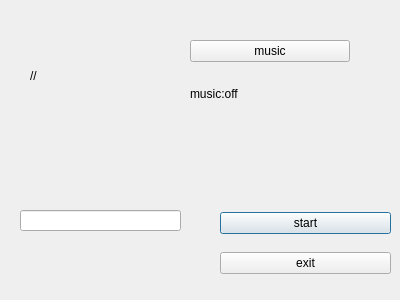
<?xml version="1.0" encoding="UTF-8"?>
<ui version="4.0">
 <class>main_menu</class>
 <widget class="QDialog" name="main_menu">
  <property name="geometry">
   <rect>
    <x>0</x>
    <y>0</y>
    <width>400</width>
    <height>300</height>
   </rect>
  </property>
  <property name="windowTitle">
   <string>Dialog</string>
  </property>
  <widget class="QWidget" name="verticalLayoutWidget">
   <property name="geometry">
    <rect>
     <x>220</x>
     <y>200</y>
     <width>171</width>
     <height>86</height>
    </rect>
   </property>
   <layout class="QVBoxLayout" name="verticalLayout">
    <item>
     <widget class="QPushButton" name="start">
      <property name="text">
       <string>start</string>
      </property>
     </widget>
    </item>
    <item>
     <widget class="QPushButton" name="exit">
      <property name="text">
       <string>exit</string>
      </property>
     </widget>
    </item>
   </layout>
  </widget>
  <widget class="QLabel" name="god">
   <property name="geometry">
    <rect>
     <x>30</x>
     <y>10</y>
     <width>201</width>
     <height>131</height>
    </rect>
   </property>
   <property name="text">
    <string>//</string>
   </property>
  </widget>
  <widget class="QLineEdit" name="name">
   <property name="geometry">
    <rect>
     <x>20</x>
     <y>210</y>
     <width>161</width>
     <height>21</height>
    </rect>
   </property>
  </widget>
  <widget class="QWidget" name="verticalLayoutWidget_2">
   <property name="geometry">
    <rect>
     <x>190</x>
     <y>40</y>
     <width>160</width>
     <height>80</height>
    </rect>
   </property>
   <layout class="QVBoxLayout" name="verticalLayout_2">
    <item>
     <widget class="QPushButton" name="music_switch">
      <property name="text">
       <string>music</string>
      </property>
     </widget>
    </item>
    <item>
     <widget class="QLabel" name="music_c">
      <property name="text">
       <string>music:off</string>
      </property>
     </widget>
    </item>
   </layout>
  </widget>
 </widget>
 <resources/>
 <connections/>
</ui>
